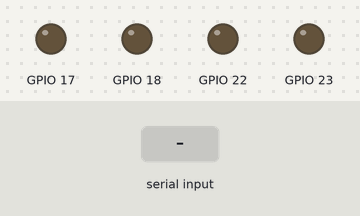
Bench run of a program on a simulated Raspberry Pi (BCM pin numbers). Parts: output pins drawn as LEDs (lit = HIGH). The inputs (shaded band) are chosen by the test bench. What the program prints to the terminal is not drawn.

Above: at 1.2 s.
1.3 s: "w" typed at the terminal
At 2.5 s:
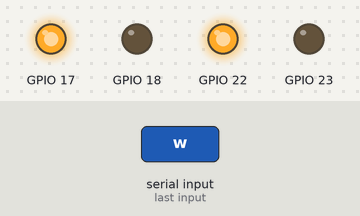
2.8 s: "s" typed at the terminal
At 3.7 s:
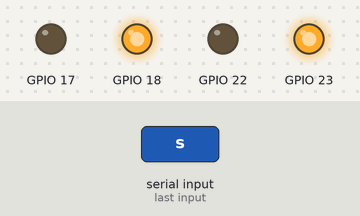
4.3 s: "a" typed at the terminal
At 4.8 s:
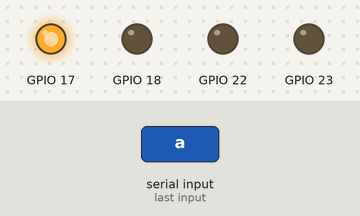
5.8 s: "d" typed at the terminal
At 7.0 s:
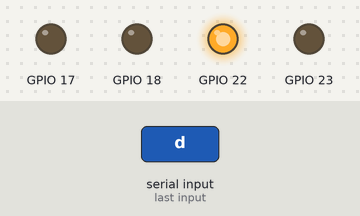
7.3 s: "q" typed at the terminal
At 8.3 s:
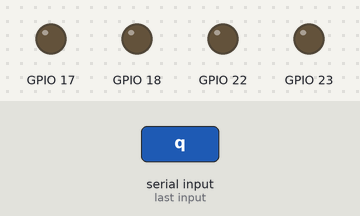
Timing chart, 0 to 9.8 s (numbered marks = the images above; inputs shaded):
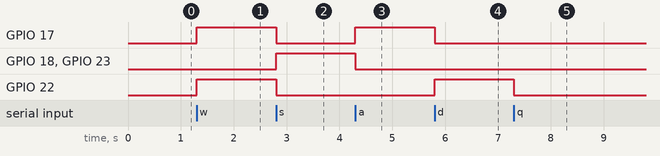

Measured:
- after the input at 1.3 s, GPIO 17, GPIO 22: LOW → HIGH at once
- after the input at 2.8 s, GPIO 17, GPIO 22: HIGH → LOW at once; GPIO 18, GPIO 23: LOW → HIGH at once
- after the input at 4.3 s, GPIO 17: LOW → HIGH at once; GPIO 18, GPIO 23: HIGH → LOW at once
- after the input at 5.8 s, GPIO 17: HIGH → LOW at once; GPIO 22: LOW → HIGH at once
- after the input at 7.3 s, GPIO 22: HIGH → LOW at once

The program:

cardrive.py
```python
#LIMBO SOFTWARE PRESENTS
#RASPBERRY PI MOTOR DRIVER CONTROLS

# Importing Modules
import time
import RPi.GPIO as GPIO
import sys, tty, termios, time
import os

# setting up the pins to use
# you may need to change these if you are running through different pins
GPIO.setmode(GPIO.BCM)
GPIO.setwarnings(False)
GPIO.setup(22,GPIO.OUT)
GPIO.setup(23,GPIO.OUT)
GPIO.setup(17,GPIO.OUT)
GPIO.setup(18,GPIO.OUT)

#display user controls
print ('W forward')
print ('S Reverse')
print ('A Left')
print ('D Right')
print ('Q Stop')
print ('E Exit Programme')

# setting up the user input system
def getch():
    fd = sys.stdin.fileno()
    old_settings = termios.tcgetattr(fd)
    try:
        tty.setraw(sys.stdin.fileno())
        ch = sys.stdin.read(1)
    finally:
        termios.tcsetattr(fd, termios.TCSADRAIN, old_settings)
    return ch

# defining the different directions
# you may need to change these if you are using different pins
def forward():
    GPIO.output(22, True)
    GPIO.output(23, False)
    GPIO.output(17, True)
    GPIO.output(18, False)

def reverse():
    GPIO.output(22, False)
    GPIO.output(23, True)
    GPIO.output(17, False)
    GPIO.output(18, True)

def right():
    GPIO.output(22, True)
    GPIO.output(23, False)
    GPIO.output(17, False)
    GPIO.output(18, False)

def left():
    GPIO.output(22, False)
    GPIO.output(23, False)
    GPIO.output(17, True)
    GPIO.output(18, False)

def stop():
    GPIO.output(22, False)
    GPIO.output(23, False)
    GPIO.output(17, False)
    GPIO.output(18, False)


# setting up which input controls which direction
while True:
    char = getch()
    if(char == "w"):
        forward()
    if(char == "q"):
        stop()
    if(char == "s"):
        reverse()
    if(char == "a"):
        left()
    if(char == "d"):
        right()
    if(char == "e"):
        quit()

# Hope the programme works for you! enjoy!
# Limbo Software
```
